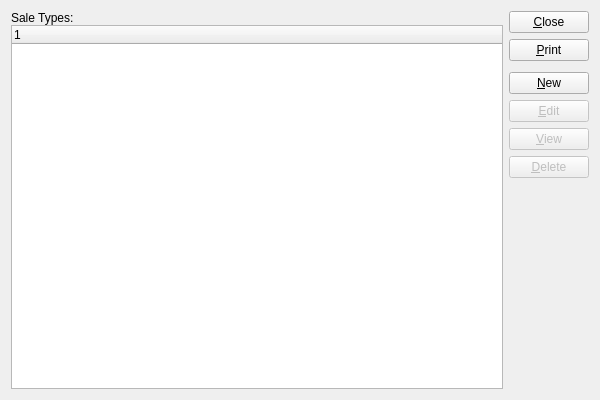
<?xml version="1.0" encoding="UTF-8"?>
<ui version="4.0">
 <comment>This file is part of the xTuple ERP: PostBooks Edition, a free and
open source Enterprise Resource Planning software suite,
Copyright (c) 1999-2019 by OpenMFG LLC, d/b/a xTuple.
It is licensed to you under the Common Public Attribution License
version 1.0, the full text of which (including xTuple-specific Exhibits)
is available at www.xtuple.com/CPAL.  By using this software, you agree
to be bound by its terms.</comment>
 <class>saleTypes</class>
 <widget class="QWidget" name="saleTypes">
  <property name="geometry">
   <rect>
    <x>0</x>
    <y>0</y>
    <width>600</width>
    <height>400</height>
   </rect>
  </property>
  <property name="windowTitle">
   <string>List Sale Types</string>
  </property>
  <layout class="QGridLayout" name="gridLayout">
   <item row="0" column="0">
    <layout class="QVBoxLayout">
     <property name="spacing">
      <number>0</number>
     </property>
     <item>
      <widget class="QLabel" name="_saleTypesLit">
       <property name="text">
        <string>Sale Types:</string>
       </property>
      </widget>
     </item>
     <item>
      <widget class="XTreeWidget" name="_saletype"/>
     </item>
    </layout>
   </item>
   <item row="0" column="1">
    <layout class="QVBoxLayout" name="verticalLayout">
     <item>
      <widget class="QPushButton" name="_close">
       <property name="text">
        <string>&amp;Close</string>
       </property>
      </widget>
     </item>
     <item>
      <widget class="QPushButton" name="_print">
       <property name="text">
        <string>&amp;Print</string>
       </property>
      </widget>
     </item>
     <item>
      <spacer name="verticalSpacer">
       <property name="orientation">
        <enum>Qt::Vertical</enum>
       </property>
       <property name="sizeType">
        <enum>QSizePolicy::Preferred</enum>
       </property>
       <property name="sizeHint" stdset="0">
        <size>
         <width>20</width>
         <height>5</height>
        </size>
       </property>
      </spacer>
     </item>
     <item>
      <widget class="QPushButton" name="_new">
       <property name="text">
        <string>&amp;New</string>
       </property>
      </widget>
     </item>
     <item>
      <widget class="QPushButton" name="_edit">
       <property name="enabled">
        <bool>false</bool>
       </property>
       <property name="text">
        <string>&amp;Edit</string>
       </property>
      </widget>
     </item>
     <item>
      <widget class="QPushButton" name="_view">
       <property name="enabled">
        <bool>false</bool>
       </property>
       <property name="text">
        <string>&amp;View</string>
       </property>
      </widget>
     </item>
     <item>
      <widget class="QPushButton" name="_delete">
       <property name="enabled">
        <bool>false</bool>
       </property>
       <property name="text">
        <string>&amp;Delete</string>
       </property>
      </widget>
     </item>
     <item>
      <spacer name="Spacer34">
       <property name="orientation">
        <enum>Qt::Vertical</enum>
       </property>
       <property name="sizeType">
        <enum>QSizePolicy::Expanding</enum>
       </property>
       <property name="sizeHint" stdset="0">
        <size>
         <width>20</width>
         <height>20</height>
        </size>
       </property>
      </spacer>
     </item>
    </layout>
   </item>
  </layout>
 </widget>
 <layoutdefault spacing="6" margin="11"/>
 <customwidgets>
  <customwidget>
   <class>XTreeWidget</class>
   <extends>QTreeWidget</extends>
   <header>xtreewidget.h</header>
   <container>1</container>
  </customwidget>
 </customwidgets>
 <tabstops>
  <tabstop>_saletype</tabstop>
  <tabstop>_new</tabstop>
  <tabstop>_edit</tabstop>
  <tabstop>_view</tabstop>
  <tabstop>_delete</tabstop>
  <tabstop>_print</tabstop>
  <tabstop>_close</tabstop>
 </tabstops>
 <resources/>
 <connections>
  <connection>
   <sender>_close</sender>
   <signal>clicked()</signal>
   <receiver>saleTypes</receiver>
   <slot>close()</slot>
   <hints>
    <hint type="sourcelabel">
     <x>20</x>
     <y>20</y>
    </hint>
    <hint type="destinationlabel">
     <x>20</x>
     <y>20</y>
    </hint>
   </hints>
  </connection>
  <connection>
   <sender>_saletype</sender>
   <signal>valid(bool)</signal>
   <receiver>_view</receiver>
   <slot>setEnabled(bool)</slot>
   <hints>
    <hint type="sourcelabel">
     <x>20</x>
     <y>20</y>
    </hint>
    <hint type="destinationlabel">
     <x>20</x>
     <y>20</y>
    </hint>
   </hints>
  </connection>
 </connections>
</ui>
